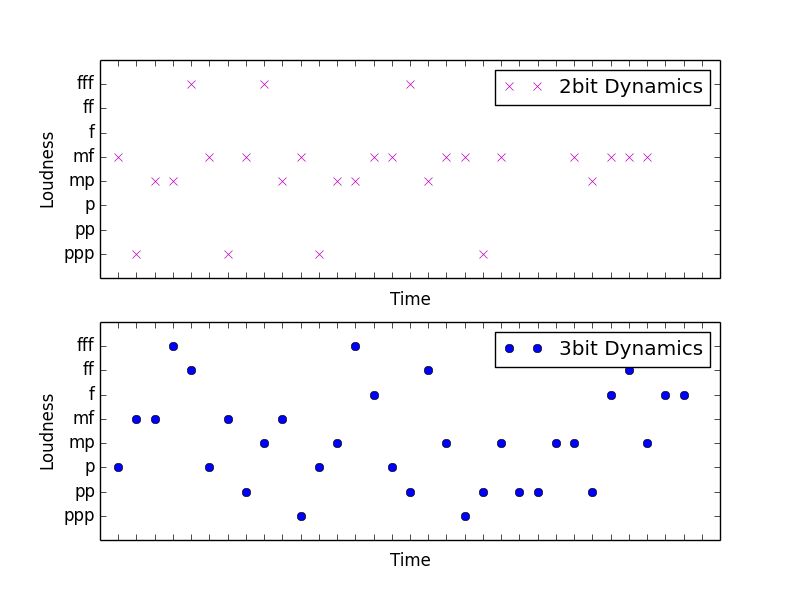

Write the Python code that produced this figure.
from pippi import dsp
from matplotlib import pyplot as pp

x = range(32)

d3 = [ dsp.randchoose([1,4,5,8]) for p in x ]

d7 = [ dsp.randint(1, 8) for p in x ]

pp.subplot(211)

pp.plot(x, d3, 
    marker='x', 
    linestyle=' ', 
    color='m', 
    label='2bit Dynamics'
)

pp.xlabel('Time')
pp.ylabel('Loudness')
#pp.grid(True)
pp.ylim(0, 9)
pp.yticks(range(9), ['', 'ppp', 'pp', 'p', 'mp', 'mf', 'f', 'ff', 'fff', 'ffff', ''])
pp.xlim(-1,32)
pp.xticks(range(34), [ '' for t in range(34) ])
pp.legend()

pp.subplot(212)

pp.plot(x, d7, 
    marker='o', 
    linestyle=' ', 
    color='b', 
    label='3bit Dynamics'
)

pp.xlabel('Time')
pp.ylabel('Loudness')
#pp.grid(True)
pp.ylim(0, 9)
pp.yticks(range(9), ['', 'ppp', 'pp', 'p', 'mp', 'mf', 'f', 'ff', 'fff', 'ffff', ''])
pp.xlim(-1,32)
pp.xticks(range(34), [ '' for t in range(34) ])
pp.legend()
pp.savefig("dynamics.png")
#pp.show()
